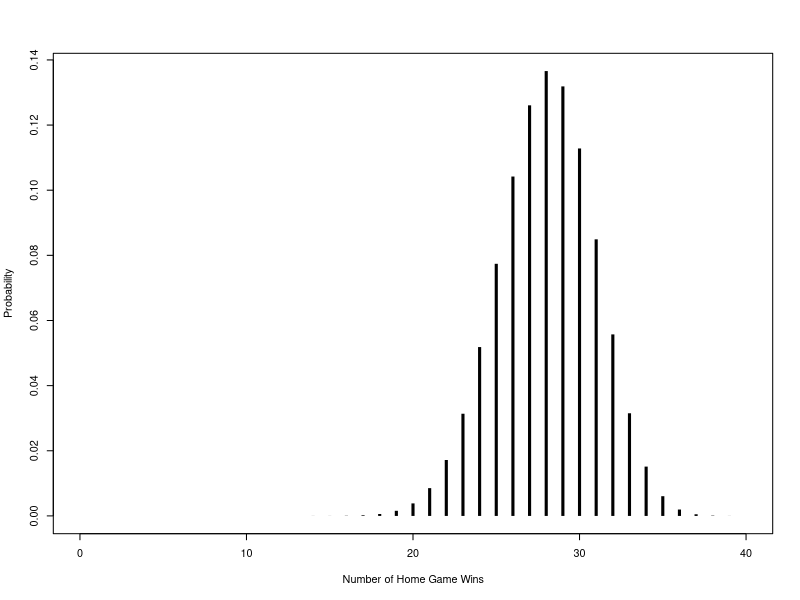
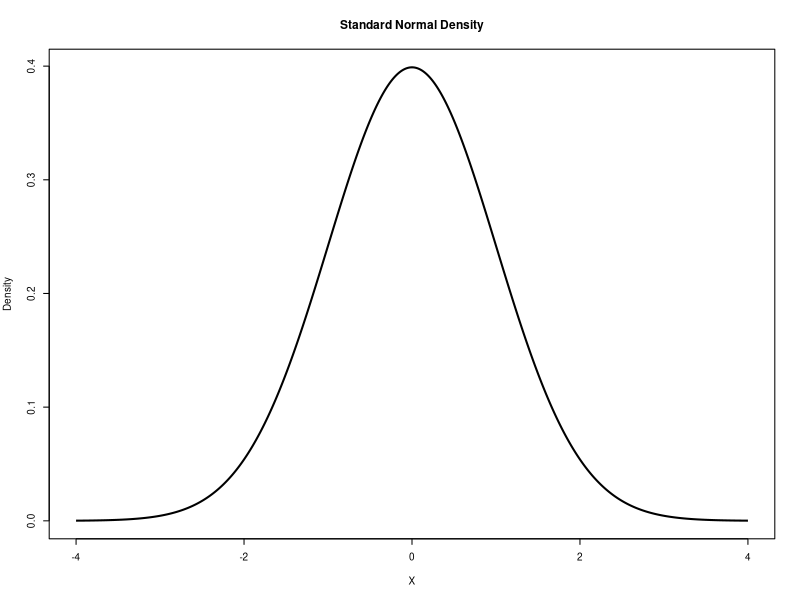
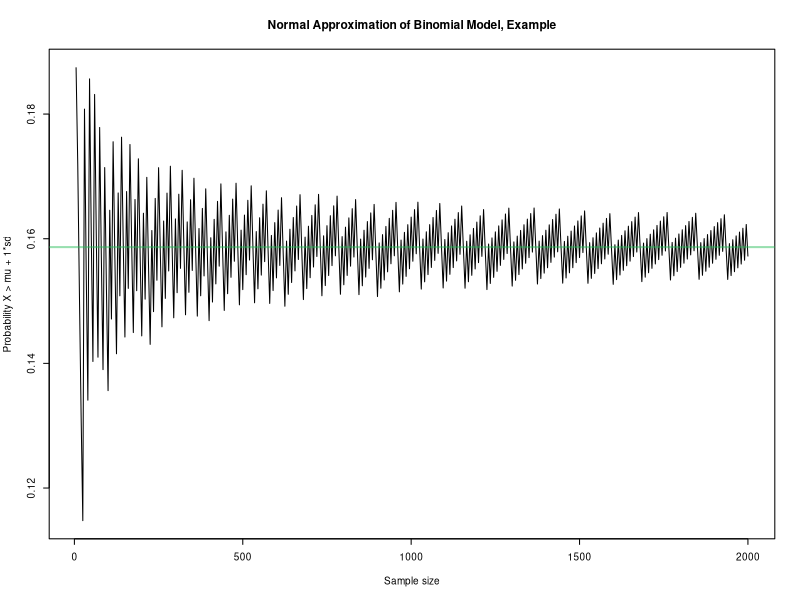
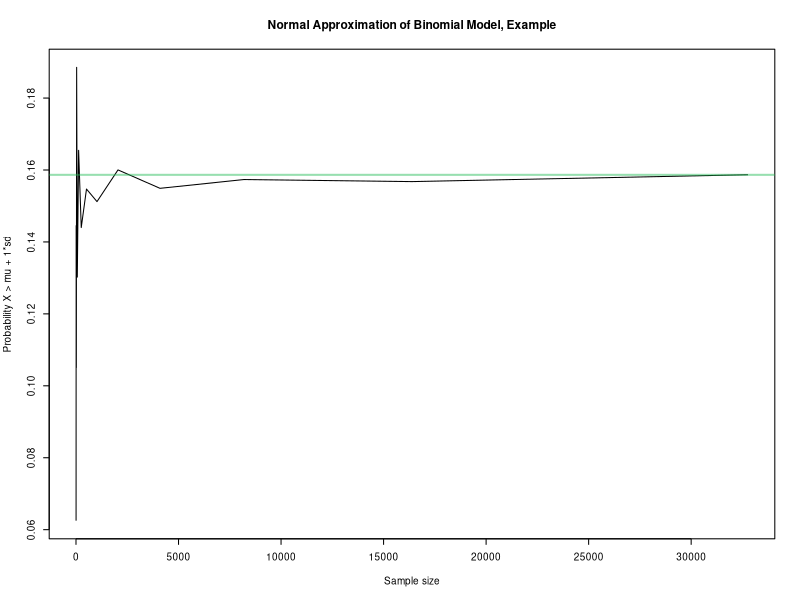
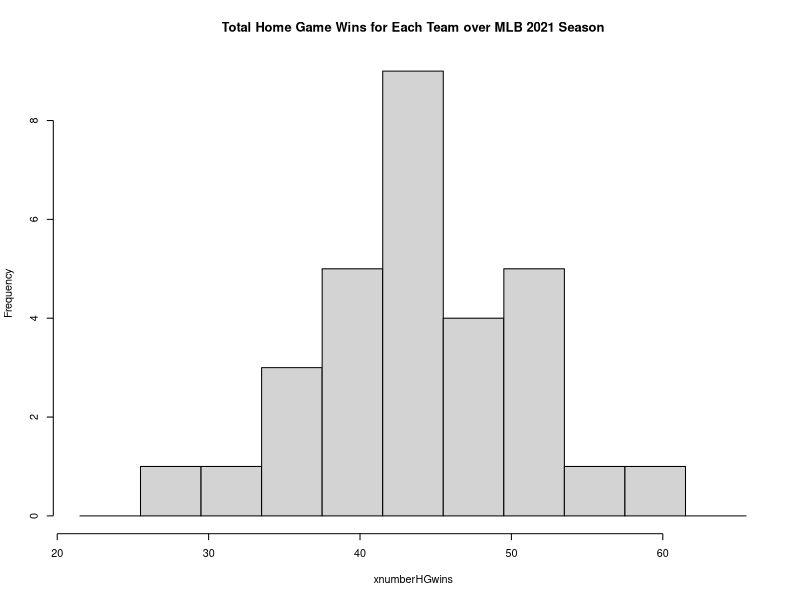
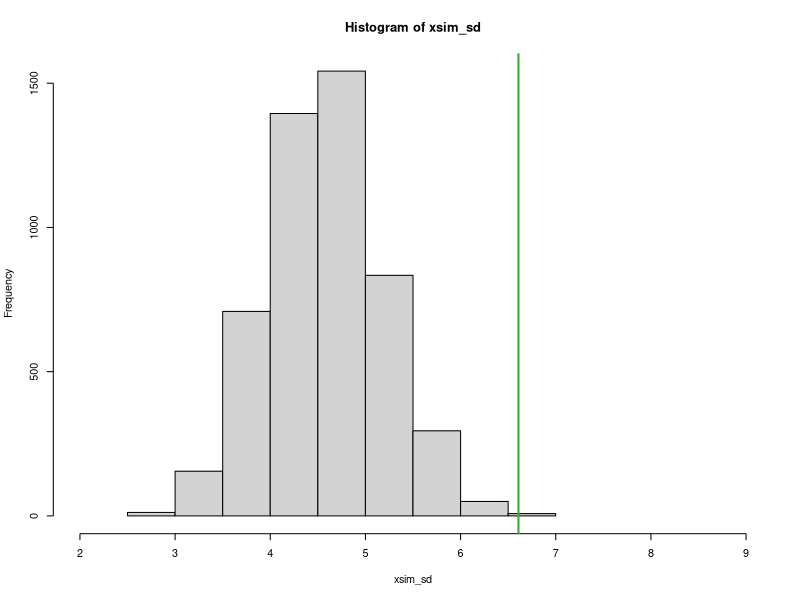

The R source for these figures, in order:
## ---- chunk 1

cat("Date last run:", format(Sys.time(), "%Y-%m-%d"))
cat("\n")
cat("Hello World!")
cat("\n")


options(width=90)

## ---- chunk 2
xdomain <- I(0:40)

hg_win_prop <- dbinom(xdomain, size=40, prob=0.70)
hg_win_prop



## ---- chunk 3

par(mfrow=c(1,1), lend=1, cex=0.65)
plot(xdomain, hg_win_prop, type="h", lwd=3, 
     xlab="Number of Home Game Wins", ylab="Probability")

## ---- chunk 4
sum( dbinom(I(30:40), size=40, prob=0.70) )
## ---- chunk 5
1 - pbinom(29, size=40, prob=0.70)
## ---- chunk 6
sum( dbinom(I(0:20), size=40, prob=0.70) )
## ---- chunk 7
pbinom(20, size=40, prob=0.70)
## ---- chunk 8

xdom <- seq(-4, 4, length=500)

xdensity <- dnorm(xdom, 0, 1)

par(mfrow=c(1,1), lend=1, cex=0.60)
plot(xdom, xdensity, type="l", lwd=2, 
     xlab="X", ylab="Density", main="Standard Normal Density")

## ---- chunk 9
1 - pnorm(1, 0, 1)
## ---- chunk 10

p_success <- 0.5

xtrialsTry <- seq(5, 2000, by=5)

pout_vec <- numeric(length(xtrialsTry))

for(i in 1:length(xtrialsTry)) {
  xthis_numTrials <- xtrialsTry[ i ]
  xthis_mean <- p_success * xthis_numTrials
  xthis_sd <- sqrt( (1 - p_success) * p_success * xthis_numTrials )
  xdom <- I(0:xthis_numTrials)
  
  xdom_prob <- xdom[ xdom > (xthis_mean + 1 * xthis_sd) ]
  pout_vec[ i ] <- sum(dbinom(xdom_prob, size=xthis_numTrials, prob=p_success))
  
}

## ---- chunk 11

par(mfrow=c(1,1), lend=1, cex=0.60)
plot(xtrialsTry, pout_vec, type="l", lwd=1, 
     xlab="Sample size", ylab="Probability X > mu + 1*sd", 
     main="Normal Approximation of Binomial Model, Example")

abline(h=1 - pnorm(1, 0, 1), lwd=2, col="#22BB5577")

## ---- chunk 12

p_success <- 0.5

xtrialsTry <- 1 * 2^(I(2:15))

pout_vec <- numeric(length(xtrialsTry))

for(i in 1:length(xtrialsTry)) {
  xthis_numTrials <- xtrialsTry[ i ]
  xthis_mean <- p_success * xthis_numTrials
  xthis_sd <- sqrt( (1 - p_success) * p_success * xthis_numTrials )
  xdom <- I(0:xthis_numTrials)
  
  xdom_prob <- xdom[ xdom > (xthis_mean + 1 * xthis_sd) ]
  pout_vec[ i ] <- sum(dbinom(xdom_prob, size=xthis_numTrials, prob=p_success))
  
}

## ---- chunk 13

par(mfrow=c(1,1), lend=1, cex=0.60)
plot(xtrialsTry, pout_vec, type="l", lwd=1, 
     xlab="Sample size", ylab="Probability X > mu + 1*sd", 
     main="Normal Approximation of Binomial Model, Example")

abline(h=1 - pnorm(1, 0, 1), lwd=2, col="#22BB5577")

## ---- chunk 14
## Read in our data
xdf <- read.csv("MLB_team_2021.csv", header=TRUE)
head(xdf, n=6)
## ---- chunk 15

WorL <- xdf[ , "bat_runs"] > xdf[ , "pitch_runs"]

xdf_HT <- xdf[ xdf[ , "VorH"] == "H", ]
dim(xdf_HT)

xWinTH <- WorL[ xdf[ , "VorH"] == "H" ]

xagg <- aggregate(xWinTH, by=list(xdf_HT[ , "team"]), sum)

xnumberHGwins <- xagg$x

xbrks <- seq(21.5, 65.5, by=4)
xbrks
par(cex=0.65)
hist(xnumberHGwins, breaks=xbrks, main="Total Home Game Wins for Each Team over MLB 2021 Season")

## ---- chunk 16
set.seed(777)

nn <- 5000 ### number of simulations

#xsim_range <- integer(nn)
#xsim_max <- integer(nn)
xsim_sd <- integer(nn)
#xsim_IQR <- integer(nn)

for(j in 1:nn) {
     
    xsim_Win <- rbinom(length(xWinTH), 1, prob=1/2)
 
    xagg_sim <- aggregate(xsim_Win, by=list(xdf_HT[ , "team"]), sum)
    #xsim_range[j] <- max(xagg_sim[ , "x"]) - min(xagg_sim[ , "x"])
    #xsim_max[j] <- max(xagg_sim[ , "x"])
    xsim_sd[j] <- sd(xagg_sim[ , "x"])
    #xsim_IQR[j] <- IQR(xagg_sim[ , "x"])
}

## ---- chunk 17

par(mfrow=c(1,1), cex=0.65)

hist(xsim_sd, xlim=c(2, 9))
abline(v=sd(xnumberHGwins), lwd=2, col="#33AA33")
sum(xsim_sd >= sd(xagg[ , "x"])) / nn

## ---- chunk 18

## ---- chunk 19

## ---- chunk 20

### here's a head start for you
xdf <- read.table( "NHL_20202021_game.tsv", sep="\t", header=TRUE )
tail(xdf)
dim(xdf)

N <- nrow(xdf)

WorL <- xdf[ , "HTfinal"] > xdf[ , "VTfinal"]

sum(xdf[ , "HTfinal"] == xdf[ , "VTfinal"]) ### no ties

xagg <- aggregate(WorL, by=list(xdf[ , "HT"]), sum)

sd(xagg[ ,"x"])
